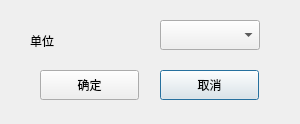
<?xml version="1.0" encoding="UTF-8"?>
<ui version="4.0">
 <class>Dlg_set_temp</class>
 <widget class="QDialog" name="Dlg_set_temp">
  <property name="geometry">
   <rect>
    <x>0</x>
    <y>0</y>
    <width>300</width>
    <height>124</height>
   </rect>
  </property>
  <property name="windowTitle">
   <string>体温设置</string>
  </property>
  <widget class="QPushButton" name="m_btn_cancel">
   <property name="geometry">
    <rect>
     <x>160</x>
     <y>70</y>
     <width>99</width>
     <height>30</height>
    </rect>
   </property>
   <property name="text">
    <string>取消</string>
   </property>
  </widget>
  <widget class="QComboBox" name="m_cmbb_unit">
   <property name="geometry">
    <rect>
     <x>160</x>
     <y>20</y>
     <width>100</width>
     <height>30</height>
    </rect>
   </property>
   <property name="maxVisibleItems">
    <number>2</number>
   </property>
  </widget>
  <widget class="QLabel" name="label">
   <property name="geometry">
    <rect>
     <x>30</x>
     <y>30</y>
     <width>71</width>
     <height>21</height>
    </rect>
   </property>
   <property name="text">
    <string>单位</string>
   </property>
  </widget>
  <widget class="QPushButton" name="m_btn_ok">
   <property name="geometry">
    <rect>
     <x>40</x>
     <y>70</y>
     <width>99</width>
     <height>30</height>
    </rect>
   </property>
   <property name="text">
    <string>确定</string>
   </property>
  </widget>
 </widget>
 <resources/>
 <connections/>
</ui>
